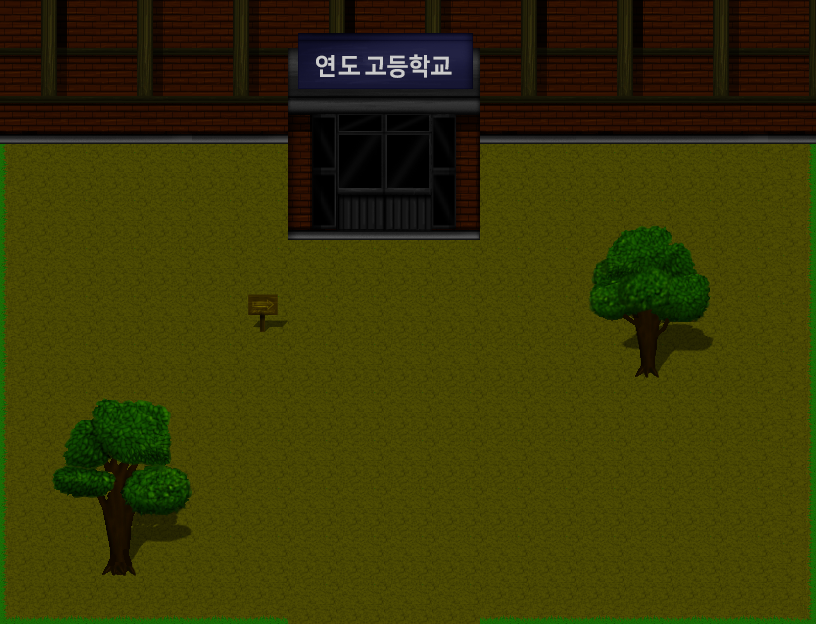

Tiled map render using the project's own tile images. Description and the whole map definition, tile-layer contents included, below:
An orthogonal 17x13 tile map with 48x48 px tiles, 3 tile layers (Tile Layer 1, Object Layer, above Layer), 3 tilesets and 9 objects.

<map version="1.10" tiledversion="1.11.2" orientation="orthogonal" renderorder="right-down" width="17" height="13" tilewidth="48" tileheight="48" infinite="0" nextlayerid="5" nextobjectid="10">
 <tileset firstgid="1" source="TileSet A.tsx" />
 <tileset firstgid="129" source="TileSet B.tsx" />
 <tileset firstgid="385" source="School_C.tsx" />
 <layer id="1" name="Tile Layer 1" width="17" height="13">
  <properties>
   <property name="unity:sortingLayerName" value="background" />
  </properties>
  <data encoding="csv">
33,33,33,33,33,33,33,33,33,33,33,33,33,33,33,33,33,
33,33,33,33,33,33,33,33,33,33,33,33,33,33,33,33,33,
33,33,33,33,33,33,33,33,33,33,33,33,33,33,33,33,33,
28,33,33,33,33,33,33,33,33,33,33,33,33,33,33,33,27,
28,33,33,33,33,33,33,33,33,33,33,33,33,33,33,33,27,
28,33,33,33,33,33,33,33,33,33,33,33,33,33,33,33,27,
28,33,33,33,33,33,33,33,33,33,33,33,33,33,33,33,27,
28,33,33,33,33,33,33,33,33,33,33,33,33,33,33,33,27,
28,33,33,33,33,33,33,33,33,33,33,33,33,33,33,33,27,
28,33,33,33,33,33,33,33,33,33,33,33,33,33,33,33,27,
28,33,33,33,33,33,33,33,33,33,33,33,33,33,33,33,27,
28,33,33,33,33,33,33,33,33,33,33,33,33,33,33,33,27,
19,26,26,26,26,26,33,33,33,33,26,26,26,26,26,26,20
</data>
 </layer>
 <layer id="2" name="Object Layer" width="17" height="13">
  <properties>
   <property name="unity:sortingLayerName" value="object" />
  </properties>
  <data encoding="csv">
393,394,395,396,395,396,393,394,395,396,393,394,393,394,395,396,393,
401,402,403,404,403,404,417,418,419,420,401,402,401,402,403,404,401,
409,410,411,412,411,412,425,426,427,428,409,410,409,410,411,412,409,
0,0,0,0,0,0,433,434,435,436,0,0,0,0,0,0,0,
0,0,0,0,0,0,441,442,443,444,0,0,41,41,41,0,0,
0,0,0,0,0,0,0,0,0,0,0,0,41,41,41,0,0,
0,0,0,0,0,153,0,0,0,0,0,0,41,41,41,0,0,
0,0,0,0,0,0,0,0,0,0,0,0,180,181,182,0,0,
0,41,41,41,0,0,0,0,0,0,0,0,0,0,0,0,0,
0,41,41,41,0,0,0,0,0,0,0,0,0,0,0,0,0,
0,41,41,41,0,0,0,0,0,0,0,0,0,0,0,0,0,
0,177,178,179,0,0,0,0,0,0,0,0,0,0,0,0,0,
0,0,0,0,0,0,0,0,0,0,0,0,0,0,0,0,0
</data>
 </layer>
 <layer id="3" name="above Layer" width="17" height="13">
  <properties>
   <property name="unity:sortingLayerName" value="above object" />
  </properties>
  <data encoding="csv">
0,0,0,0,0,0,413,414,415,416,0,0,0,0,0,0,0,
0,0,0,0,0,0,421,422,423,424,0,0,0,0,0,0,0,
0,0,0,0,0,0,0,0,0,0,0,0,0,0,0,0,0,
0,0,0,0,0,0,0,0,0,0,0,0,0,0,0,0,0,
0,0,0,0,0,0,0,0,0,0,0,0,132,133,134,0,0,
0,0,0,0,0,0,0,0,0,0,0,0,148,149,150,0,0,
0,0,0,0,0,0,0,0,0,0,0,0,164,165,166,0,0,
0,0,0,0,0,0,0,0,0,0,0,0,0,0,0,0,0,
0,129,130,131,0,0,0,0,0,0,0,0,0,0,0,0,0,
0,145,146,147,0,0,0,0,0,0,0,0,0,0,0,0,0,
0,161,162,163,0,0,0,0,0,0,0,0,0,0,0,0,0,
0,0,0,0,0,0,0,0,0,0,0,0,0,0,0,0,0,
0,0,0,0,0,0,0,0,0,0,0,0,0,0,0,0,0
</data>
 </layer>
 <objectgroup id="4" name="Object Layer 1">
  <properties>
   <property name="unity:layer" value="NoPassing" />
  </properties>
  <object id="1" x="239.382" y="287.551" width="48.1684" height="48.1684" />
  <object id="2" x="0" y="0.729825" width="286.821" height="143.775" />
  <object id="3" x="479.495" y="2.18947" width="336.449" height="140.856" />
  <object id="4" x="624" y="336.449" width="48.1684" height="48.8982" />
  <object id="5" x="96.3368" y="529.123" width="47.4386" height="47.4386" />
  <object id="6" x="287.551" y="0.729825" width="191.214" height="238.653" />
  <object id="7" x="-60" y="4" width="60" height="675" />
  <object id="8" x="816" y="2" width="58" height="672" />
  <object id="9" x="1" y="624" width="815" height="52" />
 </objectgroup>
</map>
